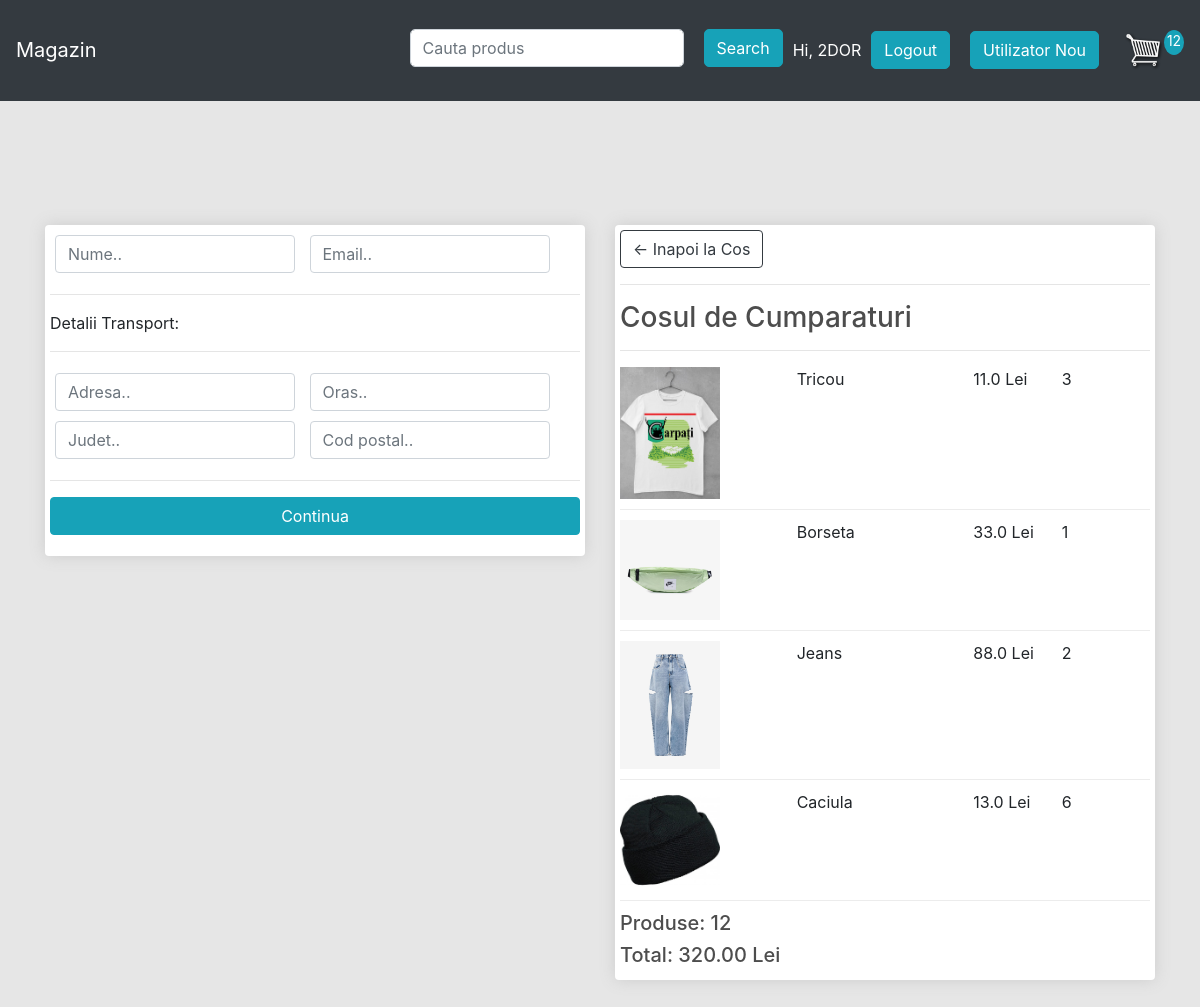
/comanda/ (signed in), run on an earlier commit of the app's database.
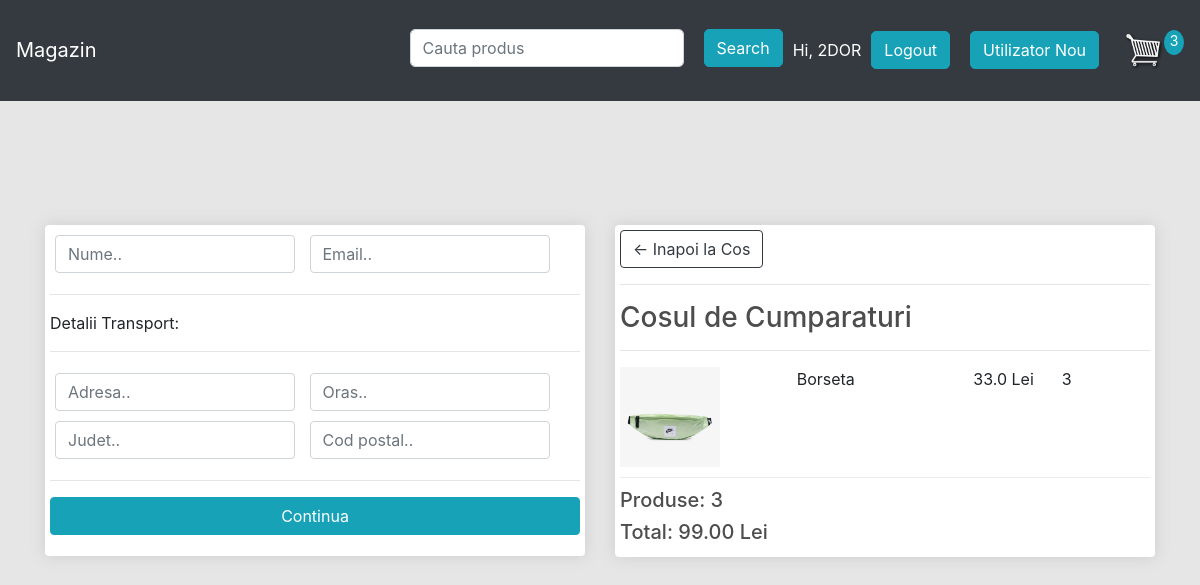
And on a later commit of the database.
### magazin/models.py (models this page shows, shortened)
class ComandaProdus(models.Model):
	produs = models.ForeignKey(Produs, on_delete=models.SET_NULL, blank=True, null=True)
	comanda = models.ForeignKey(Comanda, on_delete=models.SET_NULL, blank=True, null=True)
	cantitate = models.IntegerField(default=0, null=True, blank=True)
	data_adaugarii = models.DateTimeField(auto_now_add=True)
	@property
	def get_total(self):
		total = self.produs.price * self.cantitate
		return total

class Produs(models.Model):
	name = models.CharField(max_length=200, null=True)
	price = models.FloatField()
	imagine = models.ImageField(null=True, blank=True)
	@property
	def imageURL(self):
		try:
			url = self.imagine.url
		except:
			url = ''
		return url

class Comanda(models.Model):
	client = models.ForeignKey(Client, on_delete=models.SET_NULL, blank=True, null=True)
	data_comenzii = models.DateTimeField(auto_now_add=True)
	complet = models.BooleanField(default=False)
	id_tranzactie = models.CharField(max_length=200, null=True)
	@property
	def get_cart_total(self):
		comandaitems = self.comandaprodus_set.all()
		total = sum([produs.get_total for produs in comandaitems])
		return total
	@property
	def get_cart_items(self):
		comandaitems = self.comandaprodus_set.all()
		total = sum([produs.cantitate for produs in comandaitems])
		return total

### magazin/views.py (the view)
# urls.py: path('comanda/', views.comanda, name='comanda'),
def comanda(request):
	if request.user.is_authenticated:
		client = request.user.client
		comanda, created = Comanda.objects.get_or_create(client=client, complet=False)
		items = comanda.comandaprodus_set.all()
		cosProduse = comanda.get_cart_items
	else:
		items = []
		comanda = {'get_cart_total': 0, 'get_cart_items': 0}
		cosProduse = comanda['get_cart_items']
	contain = {'items': items, 'comanda': comanda,'cosProduse': cosProduse }
	return render(request, 'magazin/comanda.html', contain)

### magazin/templates/magazin/comanda.html (shortened to what this page needs)
{% extends 'magazin/main.html' %}
{% load static %}
{% block content %}
     <div class="row" >
		<div class="col-lg-6" >
			<div class="box-element" id="form-wrapper" style="background-color: #fff;">
				<form id="form">
					<div id="user-info">
						<div class="form-field">
							<input required class="form-control" type="text" name="nume" placeholder="Nume..">
						</div>
						<div class="form-field">
							<input required class="form-control" type="email" name="email" placeholder="Email..">
						</div>
					</div>
					<div id="shipping-info">
						<hr>
						<p>Detalii Transport:</p>
						<hr>
						<div class="form-field">
							<input class="form-control" type="text" name="adresa" placeholder="Adresa..">
						</div>
						<div class="form-field">
							<input class="form-control" type="text" name="oras" placeholder="Oras..">
						</div>
						<div class="form-field">
							<input class="form-control" type="text" name="judet" placeholder="Judet..">
						</div>
						<div class="form-field">
							<input class="form-control" type="text" name="cod postal" placeholder="Cod postal..">
						</div>
					</div>
					<hr>
					<input id="form-button" class="btn btn-info btn-block" type="submit" value="Continua">
				</form>
			</div>
			<br>
		</div>
		<div class="col-lg-6" >
			<div class="box-element" style="background-color: #fff;">
				<a  class="btn btn-outline-dark" href="{% url 'cos' %}" >&#x2190; Inapoi la Cos</a>
				<hr>
				<h3>Cosul de Cumparaturi</h3>
				<hr>
				{% for item in items %}
				<div class="cart-row" >
					<div style="flex:2"><img class="row-image" src="{{ item.produs.imageURL }}"></div>
					<div style="flex:2"><p>{{ item.produs.name }}</p></div>
					<div style="flex:1"><p>{{ item.produs.price }} Lei</p></div>
					<div style="flex:1"><p>{{ item.cantitate }}</p></div>
				</div>
				{% endfor %}
				<h5>Produse: {{ comanda.get_cart_items }}</h5>
				<h5>Total: {{ comanda.get_cart_total|floatformat:2 }} Lei</h5>
			</div>
		</div>
	</div>
{% endblock content %}

### magazin/templates/magazin/main.html (shortened to what this page needs)
{% load static %}
<html>
<head>
    <link rel="stylesheet" href="https://stackpath.bootstrapcdn.com/bootstrap/4.4.1/css/bootstrap.min.css"
>
    <link rel="stylesheet" type="text/css" href="{% static 'css/main.css' %}">
</head>
<body>
<nav class="navbar navbar-expand-lg navbar-dark bg-dark">
    <a class="navbar-brand" href="{% url 'magazin' %}">Magazin</a>
    <div class="collapse navbar-collapse" id="navbarSupportedContent">
        <form class="d-flex" method="POST" action="{% url 'searchp' %}" style="margin-top:1%;">
            <input class="form-control me-2" type="search" placeholder="Cauta produs" aria-label="Search"
                   style="margin:10px; border-radius: 5px;" name="cauta">
            <button class="btn btn-info" type="submit" style="margin:10px; border-radius: 5px;">Search</button>
        </form>
        <div class="form-inline my-2 my-lg-0" style="margin-top:1%;">
            {% if user.is_authenticated %}
            <span style="color:#ffff">Hi, {{ request.user.username|upper }}</span>
            <a class="btn btn-info" href="/logout" style="margin:10px; border-radius: 5px;">Logout</a>
            {% else %}
            <a href="{% url 'log' %}" class="btn btn-info" style="margin:10px; border-radius: 5px;">Login</a>
            {% endif %}
            <a href="{% url 'login' %}" class="btn btn-info" style="margin:10px; border-radius: 5px;">Utilizator
                Nou</a>
            <a href="{% url 'cos' %}">
                <img id="cart-icon" src="{% static 'images/cart.png' %}">
            </a>
            <p id="cart-total">{{ cosProduse }}</p>
        </div>
    </div>
</nav>
<div class="container">
    <br>
    {% block content %}
    {% endblock content %}
</div>
</body>
</html>

What changed in the data, as far as the page shows it:
removed ComandaProdus: produs.imageURL (picture), produs.name "Tricou", produs.price "11.0", cantitate "3"
removed ComandaProdus: produs.imageURL (picture), produs.name "Jeans", produs.price "88.0", cantitate "2"
removed ComandaProdus: produs.imageURL (picture), produs.name "Caciula", produs.price "13.0", cantitate "6"
changed ComandaProdus "Borseta": cantitate "1" → "3"
changed through a linked row, Comanda: get_cart_items "12" → "3"; get_cart_total "320.00" → "99.00"
Also different on the page:
{{ cosProduse }}: "12" → "3"
